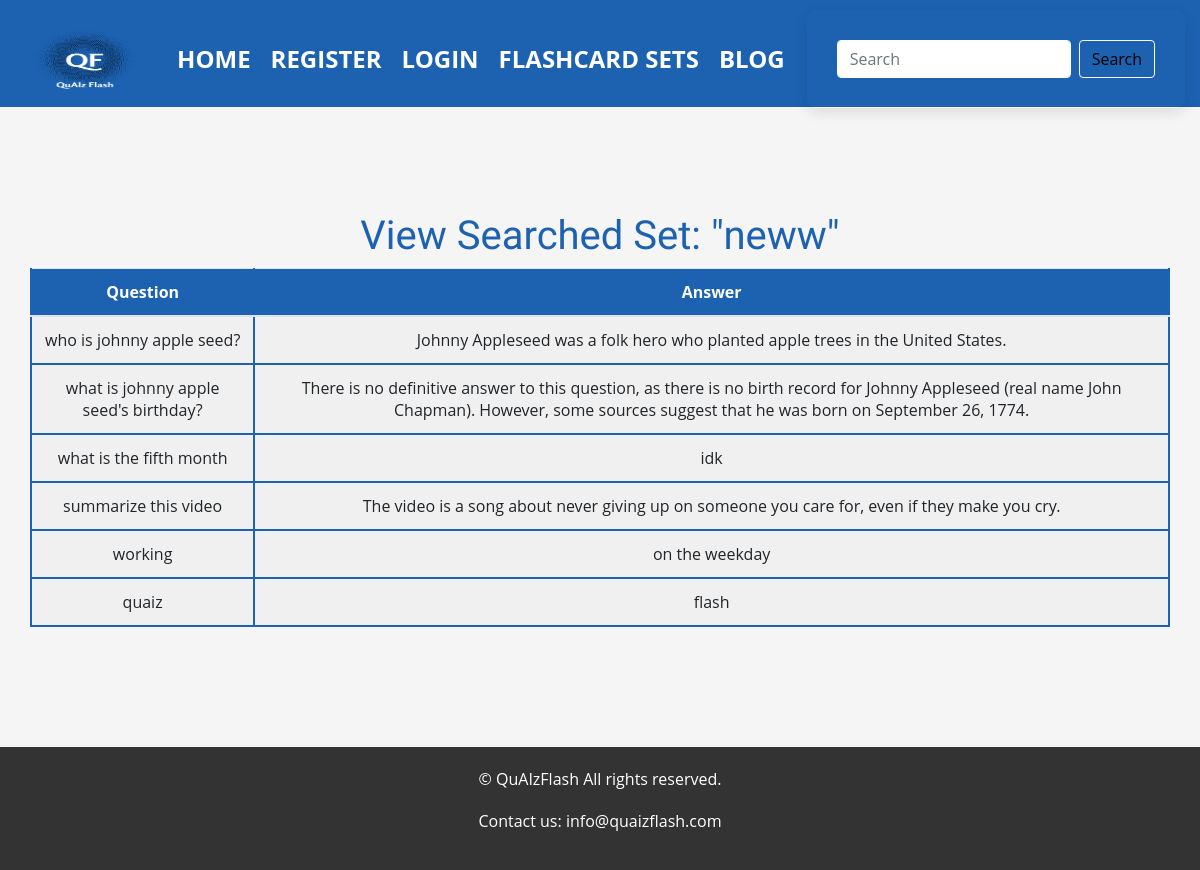
The app's page /view_searched_set/1 with its own data.
### models.py (models this page shows, shortened)
class FlashcardSet(db.Model):
    id = db.Column(db.Integer, primary_key=True)
    title = db.Column(db.String(100), nullable=False)
    description = db.Column(db.String(200))
    user_id = db.Column(db.Integer, db.ForeignKey('user.id'), nullable=False)
    flashcards = db.relationship('Flashcard', backref='flashcard_set', lazy=True)  # Added relationship
    correct_count = db.Column(db.Integer, default=0)  # Add this line
    incorrect_count = db.Column(db.Integer, default=0)  # Add this line
    flashcards = db.relationship('Flashcard', backref='flashcard_set', lazy=True)
    public = db.Column(db.Boolean, default=True)

class Flashcard(db.Model):
    id = db.Column(db.Integer, primary_key=True)
    question = db.Column(db.String(200), nullable=False)
    answer = db.Column(db.String(200), nullable=False)
    user_id = db.Column(db.Integer, db.ForeignKey('user.id'), nullable=False)
    flashcard_set_id = db.Column(db.Integer, db.ForeignKey('flashcard_set.id', name='fk_flashcard_set_id'), nullable=True)  # Added ForeignKey with name

### app.py (the view)
@app.route('/view_searched_set/<int:set_id>')
def view_searched_set(set_id):
    flashcard_set = FlashcardSet.query.get_or_404(set_id)
    flashcards = Flashcard.query.filter_by(flashcard_set_id=set_id).all()
    return render_template('view_searched_set.html', title='View Searched Set', flashcard_set=flashcard_set, flashcards=flashcards, search_form=SearchSetsForm())

### forms.py
class SearchSetsForm(FlaskForm):
    search_query = StringField('Search Query', validators=[DataRequired()])
    submit = SubmitField('Search')

### templates/view_searched_set.html
{% extends "base.html" %}
{% block content %}
    <div class="container">
        <h1>View Searched Set: "{{ flashcard_set.title }}"</h1>
        <table class="table">
            <thead>
                <tr>
                    <th scope="col">Question</th>
                    <th scope="col">Answer</th>
                </tr>
            </thead>
            <tbody>
                {% for flashcard in flashcards %}
                <tr>
                    <td>{{ flashcard.question }}</td>
                    <td>{{ flashcard.answer }}</td>
                </tr>
                {% endfor %}
            </tbody>
        </table>
    </div>
{% endblock %}

### static/style.css (style rules this page uses)
body { font-family: 'Roboto', sans-serif; line-height: 1.6; color: #1c62b1; margin: 0; padding: 0; background-color: #f5f5f5; }
h1, h2, h3, h4, h5, h6 { font-family: 'Raleway', sans-serif; }
.container { max-width: 1200px; margin: 0 auto; padding: 0 15px; text-align: center; }
.table { width: 100%; border-collapse: collapse; }
table td { padding: 10px; border: 1px solid #ddd; vertical-align: top; }
table th { padding: 10px; border: 1px solid #ddd; background-color: #f5f5f5; text-align: left; }
body { font-family: 'Open Sans', sans-serif; }
table { width: 100%; border-collapse: collapse; margin-bottom: 30px; }
table th, table td { border: 2px solid #1c62b1; padding: 15px; text-align: center; background-color: #f0f0f0; }
table th { background-color: #1c62b1; color: #ffffff; font-weight: bold; }

### records on screen
FlashcardSet: title "neww"
Flashcard: question "who is johnny apple seed?", answer "Johnny Appleseed was a folk hero who planted apple trees in the United States."
Flashcard: question "what is johnny apple seed's birthday?", answer "There is no definitive answer to this question, as there is no birth record for Johnny Appleseed (real name John Chapman). However, some sources suggest that he was born on September 26, 1774."
Flashcard: question "what is the fifth month", answer "idk"
Flashcard: question "summarize this video", answer "The video is a song about never giving up on someone you care for, even if they make you cry."
Flashcard: question "working", answer "on the weekday"
Flashcard: question "quaiz", answer "flash"
